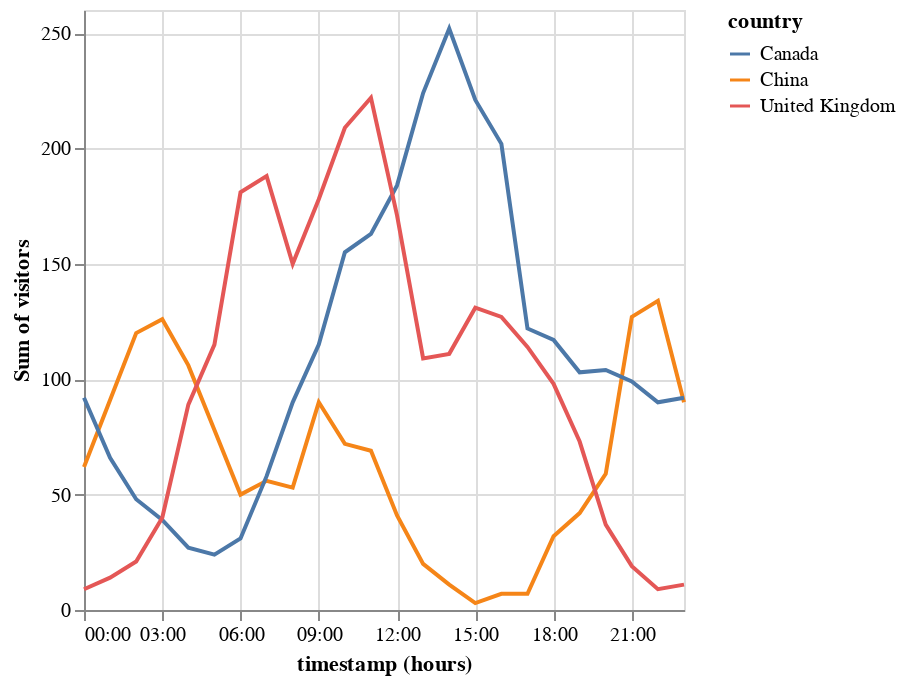

This figure's notebook cell:
### Markdown cell above
### with Pandas doing the filtering

### Code cell
cauk = pageviews.loc[pageviews.country.isin(['Canada','United Kingdom','China'])]

alt.Chart(cauk).mark_line().encode(
    x = 'hours(timestamp):T',
    y = 'sum(visitors):Q',
    color = 'country'
)

### Figure 1 — Vega specification as saved in the notebook (floating-point values rounded to 4 significant figures)
{"$schema": "https://vega.github.io/schema/vega/v5.json", "data": [{"name": "source_0", "values": [{"hours_timestamp": "2012-01-01T11:00:00.000", "country": "China", "sum_visitors": 69}, {"hours_timestamp": "2012-01-01T16:00:00.000", "country": "Canada", "sum_visitors": 202}, {"hours_timestamp": "2012-01-01T10:00:00.000", "country": "United Kingdom", "sum_visitors": 209}, {"hours_timestamp": "2012-01-01T18:00:00.000", "country": "United Kingdom", "sum_visitors": 98}, {"hours_timestamp": "2012-01-01T09:00:00.000", "country": "United Kingdom", "sum_visitors": 178}, {"hours_timestamp": "2012-01-01T04:00:00.000", "country": "Canada", "sum_visitors": 27}, {"hours_timestamp": "2012-01-01T14:00:00.000", "country": "Canada", "sum_visitors": 252}, {"hours_timestamp": "2012-01-01T15:00:00.000", "country": "United Kingdom", "sum_visitors": 131}, {"hours_timestamp": "2012-01-01T09:00:00.000", "country": "China", "sum_visitors": 90}, {"hours_timestamp": "2012-01-01T21:00:00.000", "country": "China", "sum_visitors": 127}, {"hours_timestamp": "2012-01-01T13:00:00.000", "country": "Canada", "sum_visitors": 224}, {"hours_timestamp": "2012-01-01T08:00:00.000", "country": "United Kingdom", "sum_visitors": 150}, {"hours_timestamp": "2012-01-01T20:00:00.000", "country": "United Kingdom", "sum_visitors": 37}, {"hours_timestamp": "2012-01-01T00:00:00.000", "country": "Canada", "sum_visitors": 92}, {"hours_timestamp": "2012-01-01T10:00:00.000", "country": "China", "sum_visitors": 72}, {"hours_timestamp": "2012-01-01T01:00:00.000", "country": "Canada", "sum_visitors": 66}, {"hours_timestamp": "2012-01-01T13:00:00.000", "country": "United Kingdom", "sum_visitors": 109}, {"hours_timestamp": "2012-01-01T19:00:00.000", "country": "China", "sum_visitors": 42}, {"hours_timestamp": "2012-01-01T18:00:00.000", "country": "China", "sum_visitors": 32}, {"hours_timestamp": "2012-01-01T15:00:00.000", "country": "Canada", "sum_visitors": 221}, {"hours_timestamp": "2012-01-01T12:00:00.000", "country": "United Kingdom", "sum_visitors": 171}, {"hours_timestamp": "2012-01-01T05:00:00.000", "country": "United Kingdom", "sum_visitors": 115}, {"hours_timestamp": "2012-01-01T20:00:00.000", "country": "China", "sum_visitors": 59}, {"hours_timestamp": "2012-01-01T07:00:00.000", "country": "United Kingdom", "sum_visitors": 188}, {"hours_timestamp": "2012-01-01T21:00:00.000", "country": "Canada", "sum_visitors": 99}, {"hours_timestamp": "2012-01-01T10:00:00.000", "country": "Canada", "sum_visitors": 155}, {"hours_timestamp": "2012-01-01T18:00:00.000", "country": "Canada", "sum_visitors": 117}, {"hours_timestamp": "2012-01-01T03:00:00.000", "country": "Canada", "sum_visitors": 39}, {"hours_timestamp": "2012-01-01T00:00:00.000", "country": "United Kingdom", "sum_visitors": 9}, {"hours_timestamp": "2012-01-01T09:00:00.000", "country": "Canada", "sum_visitors": 115}, {"hours_timestamp": "2012-01-01T02:00:00.000", "country": "China", "sum_visitors": 120}, {"hours_timestamp": "2012-01-01T05:00:00.000", "country": "China", "sum_visitors": 78}, {"hours_timestamp": "2012-01-01T06:00:00.000", "country": "China", "sum_visitors": 50}, {"hours_timestamp": "2012-01-01T06:00:00.000", "country": "United Kingdom", "sum_visitors": 181}, {"hours_timestamp": "2012-01-01T22:00:00.000", "country": "Canada", "sum_visitors": 90}, {"hours_timestamp": "2012-01-01T12:00:00.000", "country": "Canada", "sum_visitors": 184}, {"hours_timestamp": "2012-01-01T17:00:00.000", "country": "Canada", "sum_visitors": 122}, {"hours_timestamp": "2012-01-01T17:00:00.000", "country": "United Kingdom", "sum_visitors": 114}, {"hours_timestamp": "2012-01-01T11:00:00.000", "country": "Canada", "sum_visitors": 163}, {"hours_timestamp": "2012-01-01T08:00:00.000", "country": "Canada", "sum_visitors": 90}, {"hours_timestamp": "2012-01-01T20:00:00.000", "country": "Canada", "sum_visitors": 104}, {"hours_timestamp": "2012-01-01T19:00:00.000", "country": "Canada", "sum_visitors": 103}, {"hours_timestamp": "2012-01-01T02:00:00.000", "country": "Canada", "sum_visitors": 48}, {"hours_timestamp": "2012-01-01T13:00:00.000", "country": "China", "sum_visitors": 20}, {"hours_timestamp": "2012-01-01T11:00:00.000", "country": "United Kingdom", "sum_visitors": 222}, {"hours_timestamp": "2012-01-01T23:00:00.000", "country": "Canada", "sum_visitors": 92}, {"hours_timestamp": "2012-01-01T03:00:00.000", "country": "China", "sum_visitors": 126}, {"hours_timestamp": "2012-01-01T12:00:00.000", "country": "China", "sum_visitors": 41}, {"hours_timestamp": "2012-01-01T08:00:00.000", "country": "China", "sum_visitors": 53}, {"hours_timestamp": "2012-01-01T23:00:00.000", "country": "China", "sum_visitors": 90}, {"hours_timestamp": "2012-01-01T14:00:00.000", "country": "United Kingdom", "sum_visitors": 111}, {"hours_timestamp": "2012-01-01T16:00:00.000", "country": "United Kingdom", "sum_visitors": 127}, {"hours_timestamp": "2012-01-01T04:00:00.000", "country": "China", "sum_visitors": 106}, {"hours_timestamp": "2012-01-01T04:00:00.000", "country": "United Kingdom", "sum_visitors": 89}, {"hours_timestamp": "2012-01-01T00:00:00.000", "country": "China", "sum_visitors": 62}, {"hours_timestamp": "2012-01-01T01:00:00.000", "country": "China", "sum_visitors": 91}, {"hours_timestamp": "2012-01-01T19:00:00.000", "country": "United Kingdom", "sum_visitors": 73}, {"hours_timestamp": "2012-01-01T14:00:00.000", "country": "China", "sum_visitors": 11}, {"hours_timestamp": "2012-01-01T07:00:00.000", "country": "China", "sum_visitors": 56}, {"hours_timestamp": "2012-01-01T22:00:00.000", "country": "China", "sum_visitors": 134}, {"hours_timestamp": "2012-01-01T06:00:00.000", "country": "Canada", "sum_visitors": 31}, {"hours_timestamp": "2012-01-01T17:00:00.000", "country": "China", "sum_visitors": 7}, {"hours_timestamp": "2012-01-01T03:00:00.000", "country": "United Kingdom", "sum_visitors": 40}, {"hours_timestamp": "2012-01-01T01:00:00.000", "country": "United Kingdom", "sum_visitors": 14}, {"hours_timestamp": "2012-01-01T07:00:00.000", "country": "Canada", "sum_visitors": 58}, {"hours_timestamp": "2012-01-01T23:00:00.000", "country": "United Kingdom", "sum_visitors": 11}, {"hours_timestamp": "2012-01-01T05:00:00.000", "country": "Canada", "sum_visitors": 24}, {"hours_timestamp": "2012-01-01T02:00:00.000", "country": "United Kingdom", "sum_visitors": 21}, {"hours_timestamp": "2012-01-01T21:00:00.000", "country": "United Kingdom", "sum_visitors": 19}, {"hours_timestamp": "2012-01-01T15:00:00.000", "country": "China", "sum_visitors": 3}, {"hours_timestamp": "2012-01-01T16:00:00.000", "country": "China", "sum_visitors": 7}, {"hours_timestamp": "2012-01-01T22:00:00.000", "country": "United Kingdom", "sum_visitors": 9}], "transform": [{"type": "formula", "expr": "toDate(datum['hours_timestamp'])", "as": "hours_timestamp"}]}, {"name": "source_0_y_domain_sum_visitors", "values": [{"min": 3, "max": 252}]}, {"name": "source_0_color_domain_country", "values": [{"country": "China"}, {"country": "Canada"}, {"country": "United Kingdom"}]}], "marks": [{"type": "group", "name": "pathgroup", "from": {"facet": {"data": "source_0", "name": "faceted_path_main", "groupby": ["country"]}}, "encode": {"update": {"width": {"field": {"signal": null, "datum": null, "group": "width", "parent": null}}, "height": {"field": {"signal": null, "datum": null, "group": "height", "parent": null}}}}, "marks": [{"type": "line", "name": "marks", "from": {"data": "faceted_path_main"}, "sort": {"field": "datum[\"hours_timestamp\"]"}, "encode": {"update": {"defined": {"signal": "isValid(datum[\"hours_timestamp\"]) && isFinite(+datum[\"hours_timestamp\"]) && isValid(datum[\"sum_visitors\"]) && isFinite(+datum[\"sum_visitors\"])"}, "y": {"field": "sum_visitors", "scale": "y"}, "description": {"signal": "\"timestamp (hours): \" + (timeFormat(datum[\"hours_timestamp\"], timeUnitSpecifier([\"hours\"], {\"year-month\":\"%b %Y \",\"year-month-date\":\"%b %d, %Y \"}))) + \"; Sum of visitors: \" + (format(datum[\"sum_visitors\"], \"\")) + \"; country: \" + (isValid(datum[\"country\"]) ? datum[\"country\"] : \"\"+datum[\"country\"])"}, "x": {"field": "hours_timestamp", "scale": "x"}, "stroke": {"field": "country", "scale": "color"}}}, "style": ["line"]}]}], "scales": [{"name": "x", "type": "time", "domain": {"data": "source_0", "field": "hours_timestamp"}, "range": [0, {"signal": "width"}]}, {"name": "y", "type": "linear", "domain": [{"signal": "(data(\"source_0_y_domain_sum_visitors\")[0] || {}).min"}, {"signal": "(data(\"source_0_y_domain_sum_visitors\")[0] || {}).max"}], "range": [{"signal": "height"}, 0], "nice": true, "zero": true}, {"name": "color", "type": "ordinal", "domain": {"data": "source_0_color_domain_country", "field": "country", "sort": true}, "range": "category"}], "axes": [{"scale": "x", "zindex": 0, "maxExtent": 0, "ticks": false, "grid": true, "domain": false, "tickMinStep": {"signal": "datetime(2001, 0, 1, 1, 0, 0, 0) - datetime(2001, 0, 1, 0, 0, 0, 0)"}, "orient": "bottom", "gridScale": "y", "labels": false, "aria": false, "minExtent": 0}, {"scale": "y", "grid": true, "domain": false, "ticks": false, "zindex": 0, "aria": false, "tickCount": {"signal": "ceil(height/40)"}, "labels": false, "gridScale": "x", "minExtent": 0, "orient": "left", "maxExtent": 0}, {"scale": "x", "format": {"signal": "timeUnitSpecifier([\"hours\"], {\"year-month\":\"%b %Y \",\"year-month-date\":\"%b %d, %Y \"})"}, "zindex": 0, "tickMinStep": {"signal": "datetime(2001, 0, 1, 1, 0, 0, 0) - datetime(2001, 0, 1, 0, 0, 0, 0)"}, "labelFlush": true, "title": "timestamp (hours)", "orient": "bottom", "grid": false, "labelOverlap": true}, {"scale": "y", "tickCount": {"signal": "ceil(height/40)"}, "labelOverlap": true, "zindex": 0, "title": "Sum of visitors", "grid": false, "orient": "left"}], "legends": [{"stroke": "color", "symbolType": "stroke", "title": "country"}], "height": 300, "background": "white", "padding": 5, "width": 300, "style": "cell"}
